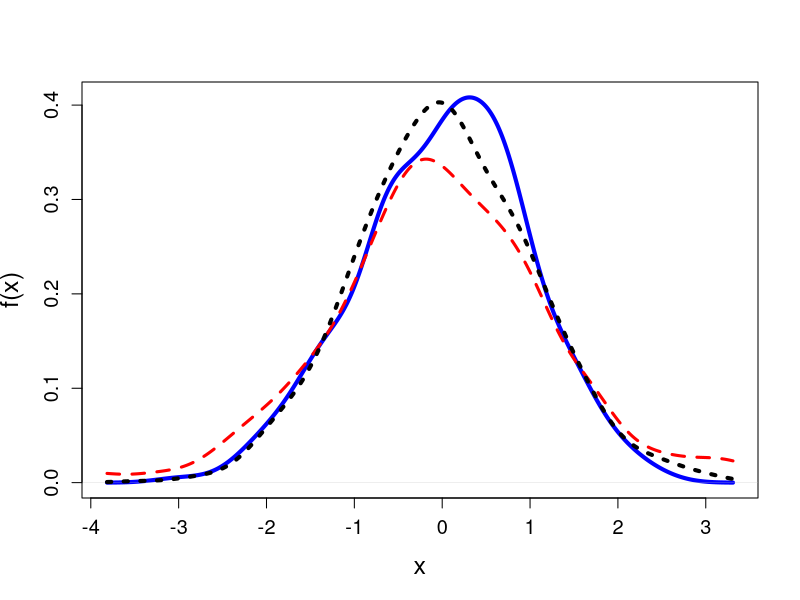

Reproduce this figure in R.
# Close windows and clear variables
rm(list = ls(all = TRUE))
graphics.off()

n_1 = 300
obs = rnorm(n_1, 0, 1)
den_x = density(obs, kernel = "gaussian", bw = "nrd0")
plot(den_x, lwd = 4, lty = 1, col = "blue", cex.axis = 1.2, font.axis = 1, cex.lab = 1.5, las = 0, xlab = "x", ylab = "f(x)", 
    main = "")

n = 1000
z = rt(n, 3)
h = den_x$bw
g = 1:512

for (j in 1:length(den_x$x)) {
    sum_k = 0
    for (i in 1:length(z)) {
        u = (den_x$x[j] - z[i])/h
        k = exp(-u^2/2)/sqrt(2 * pi)
        sum_k = sum_k + k
    }
    g[j] = 1/(h * length(z)) * sum_k
}

lines(den_x$x, g, lwd = 3, lty = 2, col = "red")
mu = mean(obs)
sd = sd(obs)
q = rnorm(n, mu, sd)
f = 1:512

for (j in 1:length(den_x$x)) {
    sum_k = 0
    for (i in 1:length(q)) {
        u = (den_x$x[j] - q[i])/h
        k = exp(-u^2/2)/sqrt(2 * pi)
        sum_k = sum_k + k
    }
    f[j] = 1/(h * length(q)) * sum_k
}

lines(den_x$x, f, lwd = 4, lty = 3, col = "black")
 
